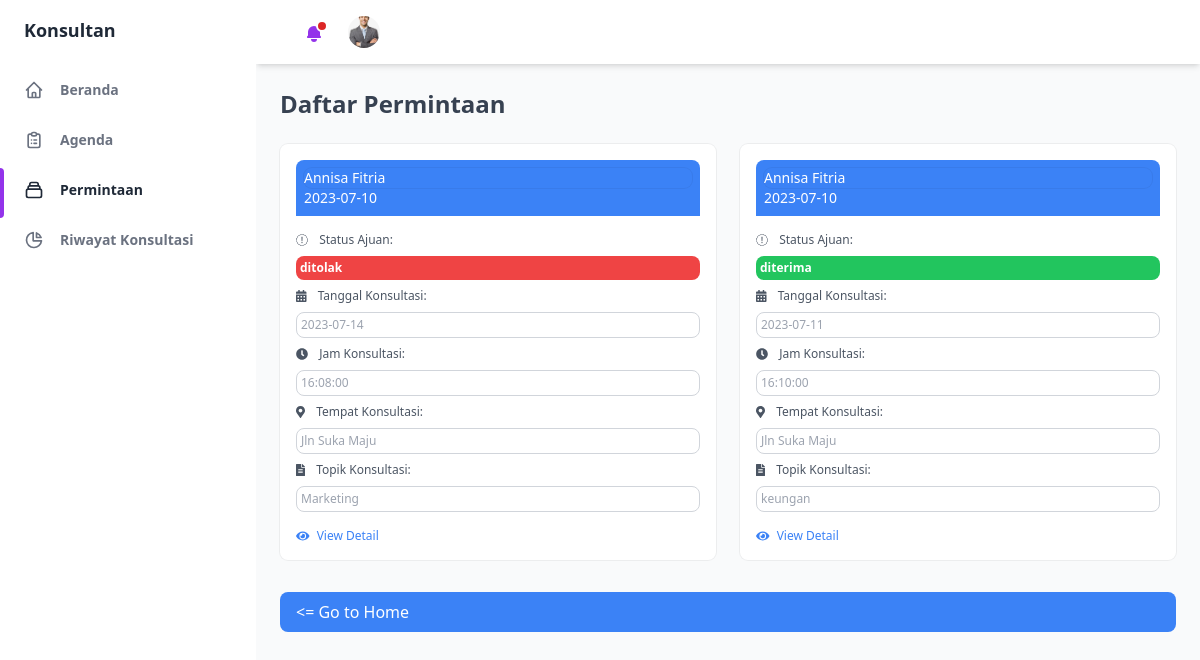
Screenshot of /public/konsultan/permintaan.php (signed in) with the database file from the repository.
### tables this page shows
CREATE TABLE `konsultan` (
  `ID_Konsultan` int(11) NOT NULL,
  `Nama` varchar(255) DEFAULT NULL,
  `Alamat` varchar(255) DEFAULT NULL,
  `Kontak` varchar(20) DEFAULT NULL,
  `Email` varchar(255) DEFAULT NULL,
  `pw_konsultan` varchar(255) NOT NULL,
  `Riwayat_Pendidikan` text DEFAULT NULL,
  `Pengalaman` text DEFAULT NULL,
  `Rating` decimal(3,2) DEFAULT NULL,
  `Biaya_Konsultasi` decimal(10,2) DEFAULT NULL,
  `Status` varchar(20) DEFAULT NULL,
  `ID_Spesialisasi` int(11) DEFAULT 1,
  `konsultan_poto` varchar(100) NOT NULL,
  `kota_konsultan` varchar(255) NOT NULL,
  `Deskripsi` text NOT NULL,
  `status_akun_konsultan` enum('Belum Diverifikasi','Menunggu Verifikasi','Sudah Diverifikasi','') NOT NULL DEFAULT 'Belum Diverifikasi'
);

CREATE TABLE `ajuan` (
  `id_ajuan` int(11) NOT NULL,
  `id_umkm` int(11) DEFAULT NULL,
  `id_konsultan` int(11) DEFAULT NULL,
  `tanggal_ajuan` date DEFAULT NULL,
  `status_ajuan` enum('menunggu','diterima','ditolak','dibatalkan') DEFAULT NULL,
  `detail_ajuan` text DEFAULT NULL,
  `tanggal_konsultasi` date DEFAULT NULL,
  `jam_konsultasi` time DEFAULT NULL,
  `topik_konsultasi` varchar(100) DEFAULT NULL,
  `durasi_konsultasi` int(11) DEFAULT NULL,
  `alasan_penolakan` text DEFAULT NULL,
  `tempat_konsultasi` text NOT NULL
);

CREATE TABLE `umkm` (
  `id_umkm` int(11) NOT NULL,
  `nama` varchar(255) DEFAULT NULL,
  `alamat` varchar(255) DEFAULT NULL,
  `kontak` varchar(20) DEFAULT NULL,
  `email` varchar(255) DEFAULT NULL,
  `informasi_bisnis` text DEFAULT NULL,
  `pw_umkm` varchar(255) DEFAULT NULL,
  `foto_profil` varchar(255) DEFAULT NULL,
  `kota_umkm` varchar(255) NOT NULL
);

### public/konsultan/permintaan.php (the view, shortened to what this page needs)
<?php
      require '../../function/functions.php';
      if(isset($_SESSION["loginkonsultan"])) {
        $email = $_SESSION["emailKonsultan"];
        $query = "SELECT * FROM konsultan WHERE Email = '$email'";
        $result = mysqli_query($conn, $query);
        if (mysqli_num_rows($result) > 0) {
          $row = mysqli_fetch_assoc($result);
          $poto_profil_konsultan = $row["konsultan_poto"];
      } else {
          echo "Data konsultan tidak ditemukan.";
      }
    }
  ?>
<!DOCTYPE html>
<html :class="{ 'theme-dark': dark }" x-data="data()" lang="en">
  <head>
  <script src="https://cdn.tailwindcss.com"></script>
<link rel="stylesheet" href="https://cdn.jsdelivr.net/npm/charts.css/dist/charts.min.css">
    <link rel="stylesheet" href="../assets/css/tailwind.output.css" />
    <link
      rel="stylesheet"
      href="https://cdnjs.cloudflare.com/ajax/libs/Chart.js/2.9.3/Chart.min.css"
    />
  </head>
  <body>
  <div
      class="flex h-screen bg-gray-50 dark:bg-gray-900"
      :class="{ 'overflow-hidden': isSideMenuOpen }"
    >
      <aside
        class="z-20 hidden w-64 overflow-y-auto bg-white dark:bg-gray-800 md:block flex-shrink-0"
      >
        <div class="py-4 text-gray-500 dark:text-gray-400">
          <a
            class="ml-6 text-lg font-bold text-gray-800 dark:text-gray-200"
            href="#"
          >
          Konsultan
          </a>
          <ul class="mt-6">
            <li class="relative px-6 py-3">
              <a
                class="inline-flex items-center w-full text-sm font-semibold transition-colors duration-150 hover:text-gray-800 dark:hover:text-gray-200"
                href="home.php"
              >
                <svg
                  class="w-5 h-5"
                  aria-hidden="true"
                  fill="none"
                  stroke-linecap="round"
                  stroke-linejoin="round"
                  stroke-width="2"
                  viewBox="0 0 24 24"
                  stroke="currentColor"
                >
                  <path
                    d="M3 12l2-2m0 0l7-7 7 7M5 10v10a1 1 0 001 1h3m10-11l2 2m-2-2v10a1 1 0 01-1 1h-3m-6 0a1 1 0 001-1v-4a1 1 0 011-1h2a1 1 0 011 1v4a1 1 0 001 1m-6 0h6"
                  ></path>
                </svg>
                <span class="ml-4">Beranda</span>
              </a>
            </li>
          </ul>
          <ul>
            <li class="relative px-6 py-3">
              <a
                class="inline-flex items-center w-full text-sm font-semibold transition-colors duration-150 hover:text-gray-800 dark:hover:text-gray-200"
                href="agenda.php"
              >
                <span class="ml-4">Agenda</span>
              </a>
            </li>
            <li class="relative px-6 py-3">
              <span
                class="absolute inset-y-0 left-0 w-1 bg-purple-600 rounded-tr-lg rounded-br-lg"
                aria-hidden="true"
              ></span>
              <a
                class="inline-flex items-center w-full text-sm font-semibold text-gray-800 transition-colors duration-150 hover:text-gray-800 dark:hover:text-gray-200 dark:text-gray-100"
                href="permintaan.php"
              >
                <span class="ml-4">Permintaan</span>
              </a>
            </li>
            <li class="relative px-6 py-3">
              <a
                class="inline-flex items-center w-full text-sm font-semibold transition-colors duration-150 hover:text-gray-800 dark:hover:text-gray-200"
                href="riwayatkonsultasi.php"
              >
                <svg
                  class="w-5 h-5"
                  aria-hidden="true"
                  fill="none"
                  stroke-linecap="round"
                  stroke-linejoin="round"
                  stroke-width="2"
                  viewBox="0 0 24 24"
                  stroke="currentColor"
                >
                  <path
                    d="M11 3.055A9.001 9.001 0 1020.945 13H11V3.055z"
                  ></path>
                  <path d="M20.488 9H15V3.512A9.025 9.025 0 0120.488 9z"></path>
                </svg>
                <span class="ml-4">Riwayat Konsultasi</span>
              </a>
            </li>
          </ul>
        </div>
      </aside>
      <div class="flex flex-col flex-1">
        <header class="z-10 py-4 bg-white shadow-md dark:bg-gray-800">
          <div
            class="container flex items-center justify-between h-full px-6 mx-auto text-purple-600 dark:text-purple-300"
          >
            <ul class="flex items-center flex-shrink-0 space-x-6">
              <li class="relative">
                <button
                  class="relative align-middle rounded-md focus:outline-none focus:shadow-outline-purple"
                  @click="toggleNotificationsMenu"
                  @keydown.escape="closeNotificationsMenu"
                  aria-label="Notifications"
                  aria-haspopup="true"
                >
                  <svg
                    class="w-5 h-5"
                    aria-hidden="true"
                    fill="currentColor"
                    viewBox="0 0 20 20"
                  >
                    <path
                      d="M10 2a6 6 0 00-6 6v3.586l-.707.707A1 1 0 004 14h12a1 1 0 00.707-1.707L16 11.586V8a6 6 0 00-6-6zM10 18a3 3 0 01-3-3h6a3 3 0 01-3 3z"
                    ></path>
                  </svg>
                  <span
                    aria-hidden="true"
                    class="absolute top-0 right-0 inline-block w-3 h-3 transform translate-x-1 -translate-y-1 bg-red-600 border-2 border-white rounded-full dark:border-gray-800"
                  ></span>
                </button>
              </li>
              <li class="relative">
                <button
                  class="align-middle rounded-full focus:shadow-outline-purple focus:outline-none"
                  @click="toggleProfileMenu"
                  @keydown.escape="closeProfileMenu"
                  aria-label="Account"
                  aria-haspopup="true"
                >
                <img
                    class="object-cover w-8 h-8 rounded-full"
                    src="../assets/img/profil/<?=  $poto_profil_konsultan; ?>"
                    alt=""
                    aria-hidden="true"
                  />
                </button>
              </li>
            </ul>
          </div>
        </header>
        <main class="h-full pb-16 overflow-y-auto">
          <div class="container px-6 mx-auto grid">
          <h2
              class="my-6 text-2xl font-semibold text-gray-700 dark:text-gray-200"
            >
            Daftar Permintaan
            </h2>
<?php
if (isset($_SESSION["loginkonsultan"])) {
    $email = $_SESSION["emailKonsultan"];
    $query_konsultan = "SELECT * FROM konsultan WHERE Email = '$email'";
    $result_konsultan = mysqli_query($conn, $query_konsultan);
    if (mysqli_num_rows($result_konsultan) > 0) {
        $row_konsultan = mysqli_fetch_assoc($result_konsultan);
        $id_konsultan = $row_konsultan['ID_Konsultan'];
        $query_ajuan_umkm = "SELECT a.*, u.* FROM ajuan a
                             INNER JOIN umkm u ON a.id_umkm = u.id_umkm
                             WHERE a.id_konsultan = '$id_konsultan'";
        $result_ajuan_umkm = mysqli_query($conn, $query_ajuan_umkm);
        if (mysqli_num_rows($result_ajuan_umkm) > 0) {
            echo '<div class="grid gap-6 mb-8 md:grid-cols-2 xl:grid-cols-4">';
            while ($row_ajuan_umkm = mysqli_fetch_assoc($result_ajuan_umkm)) {
                $id_ajuan = $row_ajuan_umkm['id_ajuan'];
                $tanggal_ajuan = $row_ajuan_umkm['tanggal_ajuan'];
                $status_ajuan = $row_ajuan_umkm['status_ajuan'];
                $nama_umkm = $row_ajuan_umkm['nama'];
                $status_class = '';
                $text_class = '';
                if ($status_ajuan == 'menunggu') {
                    $status_class = 'bg-gray-500';
                    $text_class = 'text-white font-bold';
                } elseif ($status_ajuan == 'ditolak') {
                    $status_class = 'bg-red-500';
                    $text_class = 'text-white font-bold';
                } elseif ($status_ajuan == 'diterima') {
                    $status_class = 'bg-green-500';
                    $text_class = 'text-white font-bold';
                }
                echo '
                <div class="flex flex-col p-4 bg-white rounded-lg shadow-xs dark:bg-gray-800">
                    <div class="w-full bg-blue-500 text-white rounded-t-lg p-2 mb-4">
                        <p class="text-sm bg-red rounded-lg shadow-xs dark:bg-gray-800 font-medium">' . $nama_umkm . '</p>
                        <p class="text-sm">' . $tanggal_ajuan . '</p>
                    </div>
                    <div class="grid gap-2">
                    <p class="text-xs text-gray-600 dark:text-gray-400">
                    <i class="fas fa-info-alt mr-2"></i> Status Ajuan:
                </p>
                <p class="text-xs text-gray-400 ' . $status_class . '  rounded-lg p-1 ' . $text_class . '">
                    ' . $row_ajuan_umkm['status_ajuan'] . '
                </p>
                        <p class="text-xs text-gray-600 dark:text-gray-400">
                            <i class="fas fa-calendar-alt mr-2"></i> Tanggal Konsultasi:
                        </p>
                        <p class="text-xs text-gray-400 rounded-lg border border-gray-300 p-1">
                            ' . $row_ajuan_umkm['tanggal_konsultasi'] . '
                        </p>
                        <p class="text-xs text-gray-600 dark:text-gray-400">
                            <i class="fas fa-clock mr-2"></i> Jam Konsultasi:
                        </p>
                        <p class="text-xs text-gray-400 rounded-lg border border-gray-300 p-1">
                            ' . $row_ajuan_umkm['jam_konsultasi'] . '
                        </p>
                        <p class="text-xs text-gray-600 dark:text-gray-400">
                            <i class="fas fa-map-marker-alt mr-2"></i> Tempat Konsultasi:
                        </p>
                        <p class="text-xs text-gray-400 rounded-lg border border-gray-300 p-1">
                            ' . $row_ajuan_umkm['tempat_konsultasi'] . '
                        </p>
                        <p class="text-xs text-gray-600 dark:text-gray-400">
                            <i class="fas fa-file-alt mr-2"></i> Topik Konsultasi:
                        </p>
                        <p class="text-xs text-gray-400 rounded-lg border border-gray-300 p-1">
                            ' . $row_ajuan_umkm['topik_konsultasi'] . '
                        </p>
                    </div>
                    <div class="mt-4 flex items-center justify-between">
                        <a href="view_detail_ajuan.php?id=' . $id_ajuan . '" class="text-blue-500 hover:text-blue-700 text-xs">
                            <i class="fas fa-eye mr-1"></i> View Detail
                        </a>
                    </div>
                </div>';
            }
            echo '</div>';
        } else {
            echo '<div class="text-center text-gray-600">Tidak ada ajuan dan UMKM yang ditemukan.</div>';
        }
    } else {
        echo '<div class="text-center text-gray-600">Data konsultan tidak ditemukan.</div>';
    }
}
?>
<a href="home.php" class="bg-blue-500 text-white px-4 py-2 rounded-lg"> <= Go to Home</a>
          </div>
        </main>
      </div>
    </div>
  </body>
</html>

### rows the page displays
konsultan: konsultan_poto (picture)
ajuan: id_umkm.nama "Annisa Fitria", tanggal_ajuan "2023-07-10", status_ajuan "ditolak", tanggal_konsultasi "2023-07-14", jam_konsultasi "16:08:00", tempat_konsultasi "Jln Suka Maju", topik_konsultasi "Marketing"
ajuan: id_umkm.nama "Annisa Fitria", tanggal_ajuan "2023-07-10", status_ajuan "diterima", tanggal_konsultasi "2023-07-11", jam_konsultasi "16:10:00", tempat_konsultasi "Jln Suka Maju", topik_konsultasi "keungan"
